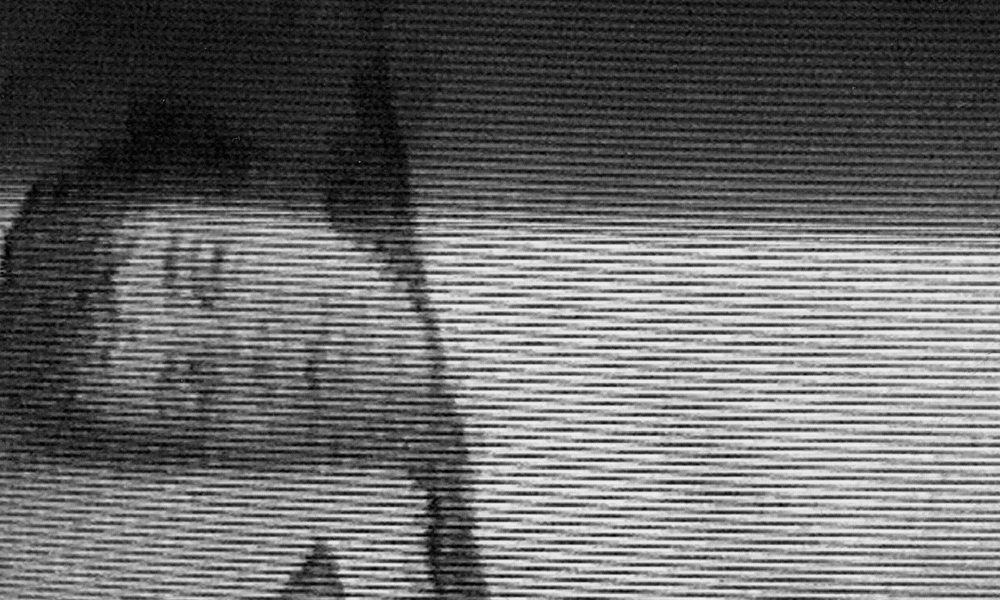
#> input picture assignment4/image4.png, 1000 x 600 px, shrunk from 1600 x 960 before the run, found by its file name
$ python manitude.py
#> lines starting #> are read from the running program, lines starting #| are printed output that depends on the picture
import cv2
import matplotlib.pyplot as plt
import numpy as np

# Read image
original_img = cv2.imread(".\\image4.png", cv2.IMREAD_GRAYSCALE)
#> original_img is the input picture: shape (600, 1000); min 0, max 243, mean 104.6

# get optimal size for dft
dft_M = cv2.getOptimalDFTSize(original_img.shape[0])
#> dft_M = 600
dft_N = cv2.getOptimalDFTSize(original_img.shape[1])
#> dft_N = 1000
# add zero padding
dft_A = np.zeros((dft_M, dft_N), dtype=np.float32)
dft_A[:original_img.shape[0], :original_img.shape[1]] = original_img

# make two channel for dft (real and imaginary)
planes = [dft_A, np.zeros(dft_A.shape, np.float32)]
dft_A = cv2.merge(planes)
cv2.dft(dft_A, dft_A)
cv2.split(dft_A, planes)
#compute the magnitude
magnitude = cv2.magnitude(planes[0], planes[1])
magnitude = np.log(magnitude + 1)

# shift to center
cx = int(dft_A.shape[1] / 2)
#> cx = 500
cy = int(dft_A.shape[0] / 2)
#> cy = 300
q0 = magnitude[0:cy, 0:cx]
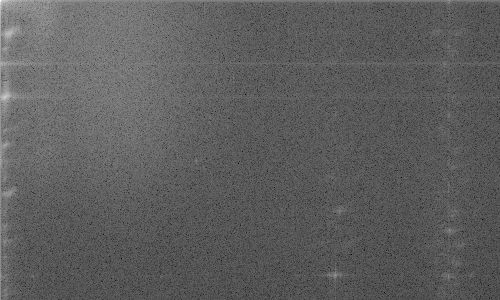
#> q0: shape (300, 500) float32; min 2.3, max 17.95, mean 8.1; drawn with min black and max white
q1 = magnitude[0:cy, cx:dft_A.shape[1]]
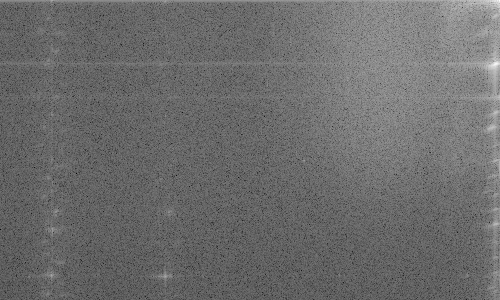
#> q1: shape (300, 500) float32; min 2.29, max 15.91, mean 8.08; drawn with min black and max white
q2 = magnitude[cy:dft_A.shape[0], 0:cx]
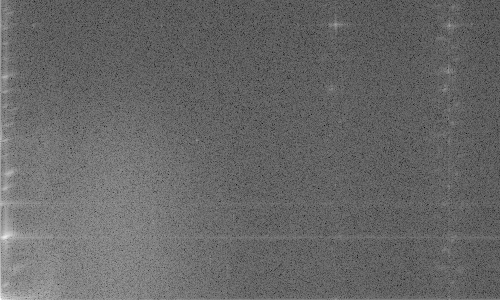
#> q2: shape (300, 500) float32; min 2.29, max 16.57, mean 8.08; drawn with min black and max white
q3 = magnitude[cy:dft_A.shape[0], cx:dft_A.shape[1]]
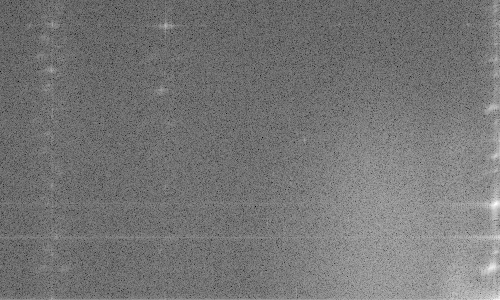
#> q3: shape (300, 500) float32; min 2.3, max 14.79, mean 8.08; drawn with min black and max white
# swap diagonal quadrants
tmp = np.copy(q0)
magnitude[0:cy, 0:cx] = q3
magnitude[cy:dft_A.shape[0], cx:dft_A.shape[1]] = tmp
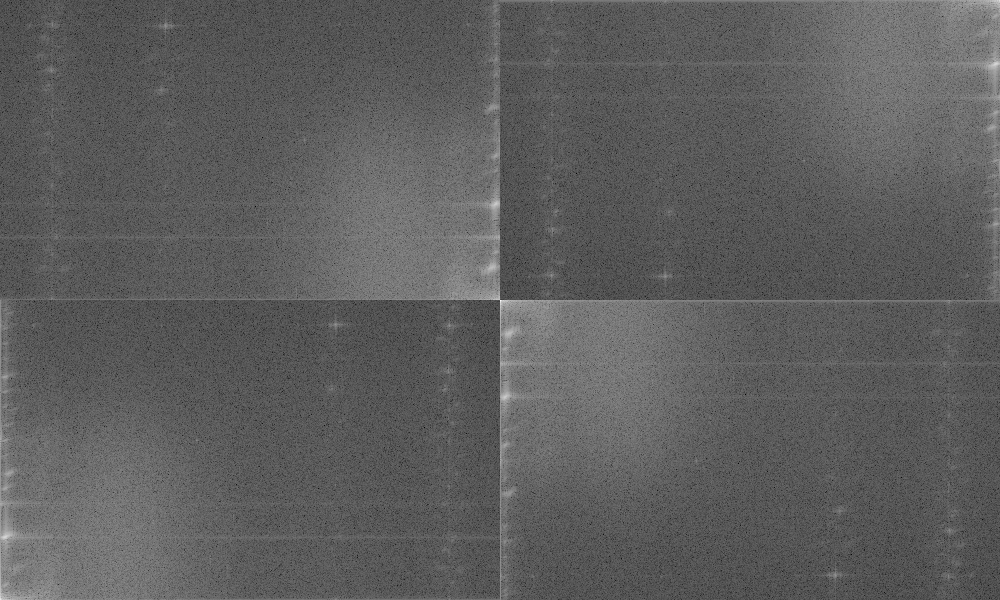
#> magnitude: shape (600, 1000) float32; min 2.29, max 17.95, mean 8.09; drawn with min black and max white
tmp = np.copy(q1)
magnitude[0:cy, cx:dft_A.shape[1]] = q2
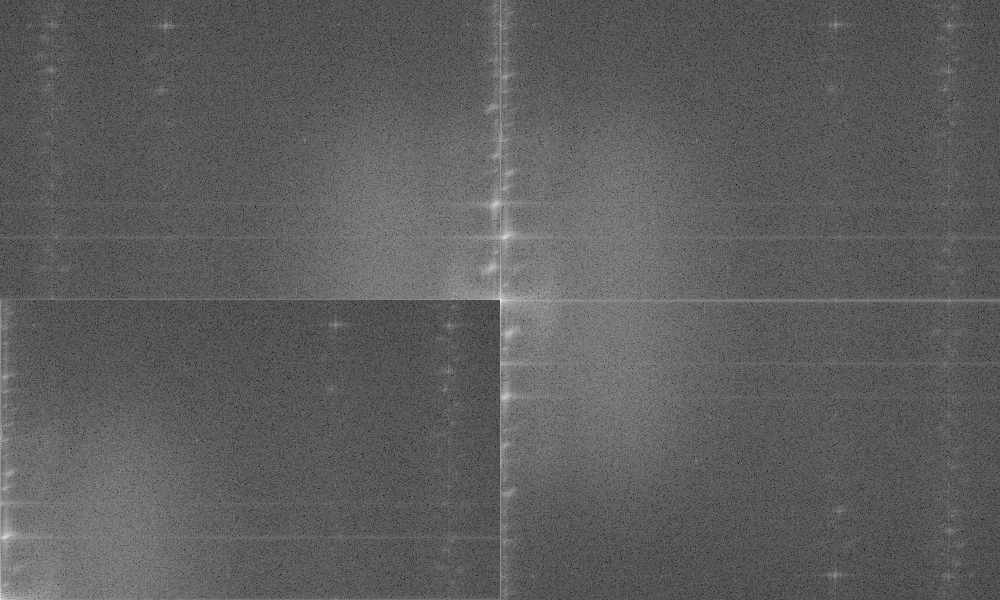
#> magnitude: shape (600, 1000) float32; min 2.29, max 17.95, mean 8.08; drawn with min black and max white
magnitude[cy:dft_A.shape[0], 0:cx] = tmp
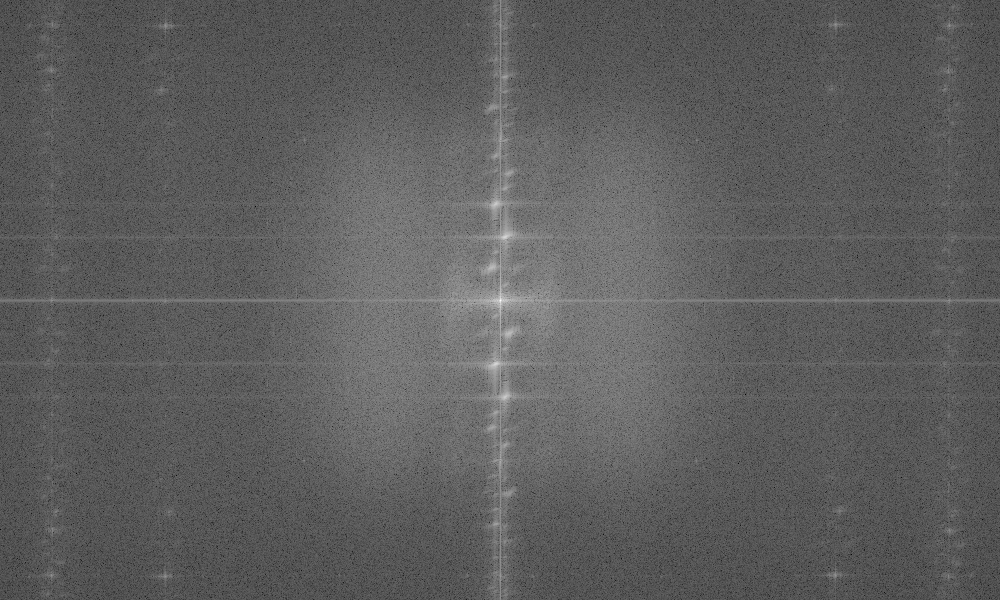
#> magnitude: shape (600, 1000) float32; min 2.29, max 17.95, mean 8.09; drawn with min black and max white
cv2.normalize(magnitude, magnitude, 0, 1, cv2.NORM_MINMAX)

# save image
cv2.imwrite(".\\magnitude.png", magnitude * 255)
